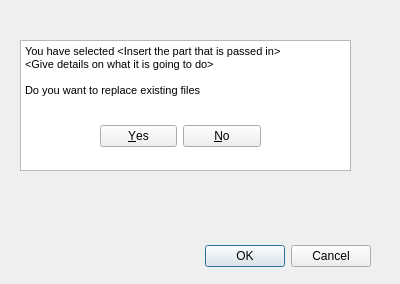
<?xml version="1.0" encoding="UTF-8"?>
<ui version="4.0">
 <class>Dialog</class>
 <widget class="QDialog" name="Dialog">
  <property name="geometry">
   <rect>
    <x>0</x>
    <y>0</y>
    <width>400</width>
    <height>284</height>
   </rect>
  </property>
  <property name="windowTitle">
   <string>Dialog</string>
  </property>
  <widget class="QDialogButtonBox" name="buttonBox">
   <property name="geometry">
    <rect>
     <x>30</x>
     <y>240</y>
     <width>341</width>
     <height>32</height>
    </rect>
   </property>
   <property name="orientation">
    <enum>Qt::Horizontal</enum>
   </property>
   <property name="standardButtons">
    <set>QDialogButtonBox::Cancel|QDialogButtonBox::Ok</set>
   </property>
  </widget>
  <widget class="QTextEdit" name="textEdit">
   <property name="geometry">
    <rect>
     <x>20</x>
     <y>40</y>
     <width>331</width>
     <height>131</height>
    </rect>
   </property>
   <property name="html">
    <string>&lt;!DOCTYPE HTML PUBLIC &quot;-//W3C//DTD HTML 4.0//EN&quot; &quot;http://www.w3.org/TR/REC-html40/strict.dtd&quot;&gt;
&lt;html&gt;&lt;head&gt;&lt;meta name=&quot;qrichtext&quot; content=&quot;1&quot; /&gt;&lt;style type=&quot;text/css&quot;&gt;
p, li { white-space: pre-wrap; }
&lt;/style&gt;&lt;/head&gt;&lt;body style=&quot; font-family:'MS Shell Dlg 2'; font-size:8.25pt; font-weight:400; font-style:normal;&quot;&gt;
&lt;p style=&quot; margin-top:0px; margin-bottom:0px; margin-left:0px; margin-right:0px; -qt-block-indent:0; text-indent:0px;&quot;&gt;You have selected &amp;lt;Insert the part that is passed in&amp;gt;&lt;/p&gt;
&lt;p style=&quot; margin-top:0px; margin-bottom:0px; margin-left:0px; margin-right:0px; -qt-block-indent:0; text-indent:0px;&quot;&gt;&amp;lt;Give details on what it is going to do&amp;gt;&lt;/p&gt;
&lt;p style=&quot;-qt-paragraph-type:empty; margin-top:0px; margin-bottom:0px; margin-left:0px; margin-right:0px; -qt-block-indent:0; text-indent:0px;&quot;&gt;&lt;br /&gt;&lt;/p&gt;
&lt;p style=&quot; margin-top:0px; margin-bottom:0px; margin-left:0px; margin-right:0px; -qt-block-indent:0; text-indent:0px;&quot;&gt;Do you want to replace existing files&lt;/p&gt;&lt;/body&gt;&lt;/html&gt;</string>
   </property>
  </widget>
  <widget class="QDialogButtonBox" name="buttonBox_2">
   <property name="geometry">
    <rect>
     <x>100</x>
     <y>120</y>
     <width>161</width>
     <height>32</height>
    </rect>
   </property>
   <property name="orientation">
    <enum>Qt::Horizontal</enum>
   </property>
   <property name="standardButtons">
    <set>QDialogButtonBox::No|QDialogButtonBox::Yes</set>
   </property>
  </widget>
 </widget>
 <resources/>
 <connections>
  <connection>
   <sender>buttonBox</sender>
   <signal>accepted()</signal>
   <receiver>Dialog</receiver>
   <slot>accept()</slot>
   <hints>
    <hint type="sourcelabel">
     <x>248</x>
     <y>254</y>
    </hint>
    <hint type="destinationlabel">
     <x>157</x>
     <y>274</y>
    </hint>
   </hints>
  </connection>
  <connection>
   <sender>buttonBox</sender>
   <signal>rejected()</signal>
   <receiver>Dialog</receiver>
   <slot>reject()</slot>
   <hints>
    <hint type="sourcelabel">
     <x>316</x>
     <y>260</y>
    </hint>
    <hint type="destinationlabel">
     <x>286</x>
     <y>274</y>
    </hint>
   </hints>
  </connection>
 </connections>
</ui>
